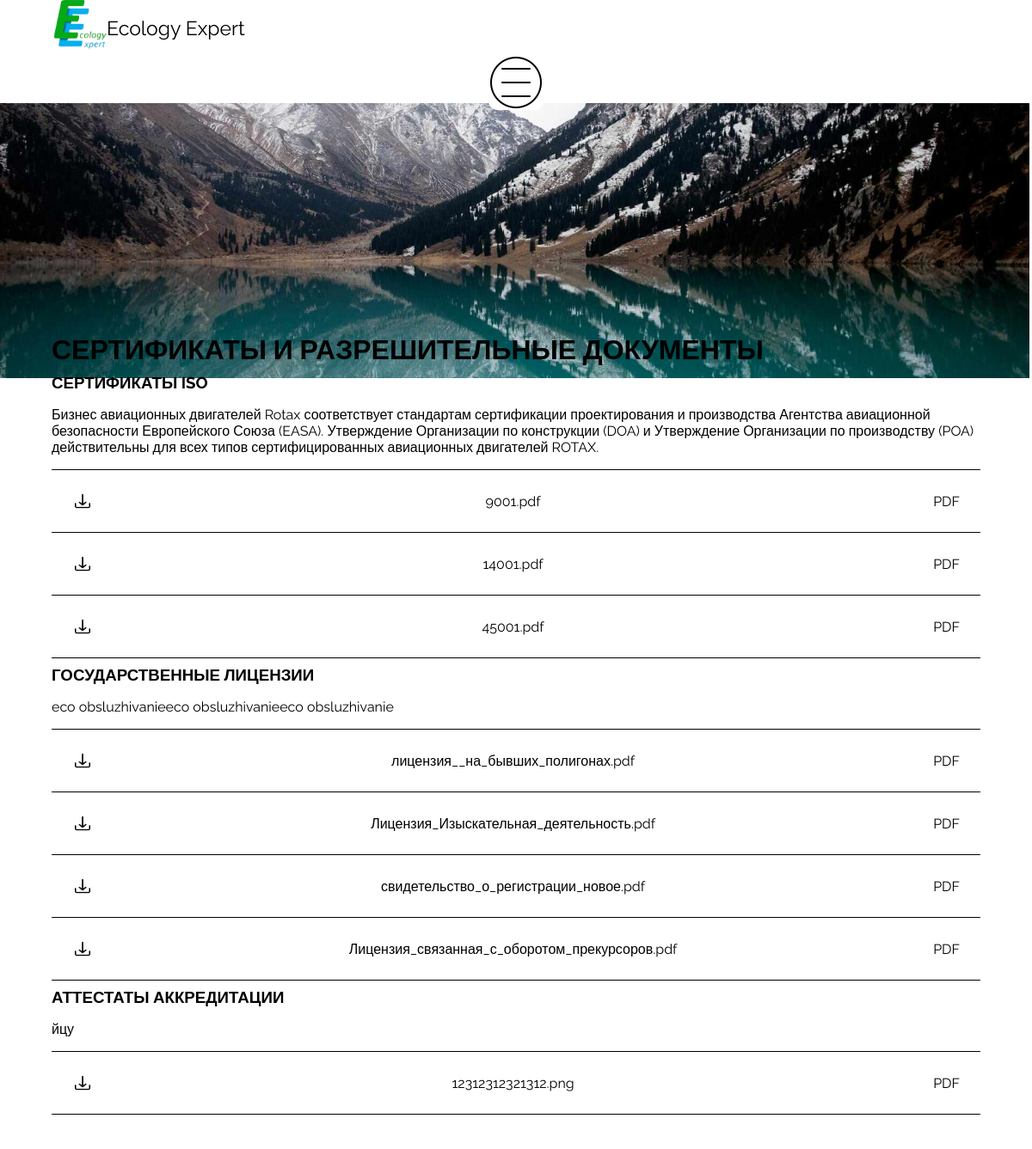
The page /pass_docs (upper part) on the database as committed earlier.
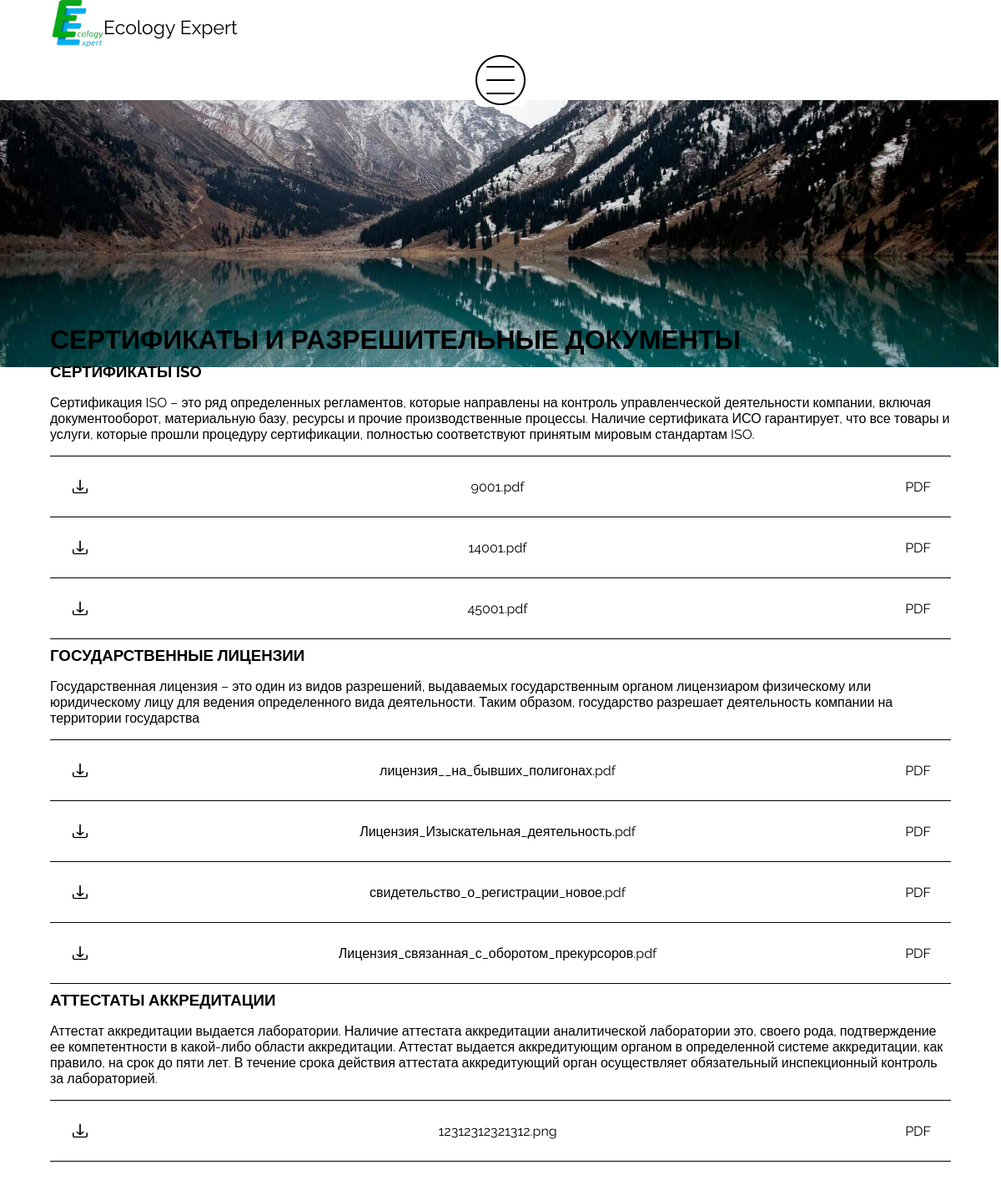
The same page on the database as committed later.
### landing/models.py (models this page shows, shortened)
class PassDocs(models.Model):
    title = models.CharField(max_length=155)
    description = models.CharField(max_length=455)
    file_pdf = models.FileField(upload_to="docs")
    file_pdf_2 = models.FileField(upload_to="docs", null=True, blank=True)
    file_pdf_3 = models.FileField(upload_to="docs", null=True, blank=True)
    file_pdf_4 = models.FileField(upload_to="docs", null=True, blank=True)
    file_pdf_5 = models.FileField(upload_to="docs", null=True, blank=True)
    file_pdf_6 = models.FileField(upload_to="docs", null=True, blank=True)
    file_pdf_7 = models.FileField(upload_to="docs", null=True, blank=True)
    file_pdf_8 = models.FileField(upload_to="docs", null=True, blank=True)

### landing/views.py (the view)
# urls.py: path('pass_docs', views.pass_docs, name='pass_docs'),
def pass_docs(request):
    context = {}
    docs = PassDocs.objects.all()
    context['docs'] = docs
    context['rng'] = ['1','1','1','1','1','1','1','1']
    return render(request, "landing/pass_docs.html", context)

### landing/context_processors.py (called while the page is built)
def news(request):
    return {'RecentNews': News.objects.all()[:3]}

### landing/models.py (called while the page is built)
    def get_absolute_url(self):
        return reverse('landing:news_detail_page', kwargs={'news_slug': self.slug})

### landing/templatetags/truncate_docs.py (called while the page is built)
@register.simple_tag()
def truncate_docs(doc_name):
    doc_name = doc_name.split('/')
    try:
        return doc_name[1]
    except:
        return 'file'

### templates/landing/pass_docs.html (shortened to what this page needs)
{% extends 'landing/base.html' %}
{% load static %}
    {% load cache %}
{% block head %}
    {% cache 3600 docs %}
    <link rel="stylesheet" href="{% static 'css/pass_docs.css' %}">
    <link rel="stylesheet" href="{% static 'css/header_non_main.css' %}">
    {% endcache %}
{% endblock head %}
{% block content %}
    {% cache 3600 docs_body %}
    {% include 'parts/upper_lake.html' %}
    {% load truncate_docs %}
    <div class="pass_docs_wrapper">
    <h1>СЕРТИФИКАТЫ И РАЗРЕШИТЕЛЬНЫЕ ДОКУМЕНТЫ</h1>
    <div class="inner_wrapper">
    {% for pass_doc in docs %}
        <div class="Flex_downloads">
        <h3>{{ pass_doc.title }}</h3>
        <div class="downloads_n_text">
        <p class="pass_docs_description">{{ pass_doc.description }}</p>
        <div class="pass_docs_downloadable" onclick="download('{{ pass_doc.file_pdf.url }}')">
        <div class="pass_docs_download_icon"></div>
        <a href="{{ pass_doc.file_pdf.url }}" download>{% truncate_docs pass_doc.file_pdf.name %}</a>
        <p>PDF</p>
        </div>
        {% if pass_doc.file_pdf_2 %}
        <div style="border-top: none;" class="pass_docs_downloadable" onclick="download('{{ pass_doc.file_pdf_2.url }}')">
        <div class="pass_docs_download_icon"></div>
        <a href="{{ pass_doc.file_pdf_2.url }}" download>{% truncate_docs pass_doc.file_pdf_2.name %}</a>
        <p>PDF</p>
        </div>
        {% endif %}
        {% if pass_doc.file_pdf_3 %}
        <div style="border-top: none;" class="pass_docs_downloadable" onclick="download('{{ pass_doc.file_pdf_3.url }}')">
        <div class="pass_docs_download_icon"></div>
        <a href="{{ pass_doc.file_pdf_3.url }}" download>{% truncate_docs pass_doc.file_pdf_3.name %}</a>
        <p>PDF</p>
        </div>
         {% endif %}
        {% if pass_doc.file_pdf_4 %}
        <div style="border-top: none;" class="pass_docs_downloadable" onclick="download('{{ pass_doc.file_pdf_4.url }}')">
        <div class="pass_docs_download_icon"></div>
        <a href="{{ pass_doc.file_pdf_4.url }}" download>{% truncate_docs pass_doc.file_pdf_4.name %}</a>
        <p>PDF</p>
        </div>
         {% endif %}
           </div>
</div>
    {% endfor %}
</div>
        </div>
{% endcache %}
{% endblock content %}

Rows that differ between the two databases and show on the page:
changed PassDocs "СЕРТИФИКАТЫ ISO": description "Бизнес авиационных двигателей Rotax соответствует стандартам сертификации проектирования и производства Агентства авиационной безопасности Европейского Союза (EASA). Утверждение Организации по конструкции (DOA) и Утверждение Организации по производству (POA) действительны для всех типов сертифицированных авиационных двигателей ROTAX." → "Сертификация ISO – это ряд определенных регламентов, которые направлены на контроль управленческой деятельности компании, включая документооборот, материальную базу, ресурсы и прочие производственные процессы. Наличие сертификата ИСО гарантирует, что все товары и услуги, которые прошли процедуру сертификации, полностью соответствуют принятым мировым стандартам ISO."
changed PassDocs "ГОСУДАРСТВЕННЫЕ ЛИЦЕНЗИИ": description "eco obsluzhivanieeco obsluzhivanieeco obsluzhivanie" → "Государственная лицензия – это один из видов разрешений, выдаваемых государственным органом лицензиаром физическому или юридическому лицу для ведения определенного вида деятельности. Таким образом, государство разрешает деятельность компании на территории государства"
changed PassDocs "АТТЕСТАТЫ АККРЕДИТАЦИИ": description "йцу" → "Аттестат аккредитации выдается лаборатории. Наличие аттестата аккредитации аналитической лаборатории это, своего рода, подтверждение ее компетентности в какой-либо области аккредитации. Аттестат выдается аккредитующим органом в определенной системе аккредитации, как правило, на срок до пяти лет. В течение срока действия аттестата аккредитующий орган осуществляет обязательный инспекционный контроль за лабораторией."
